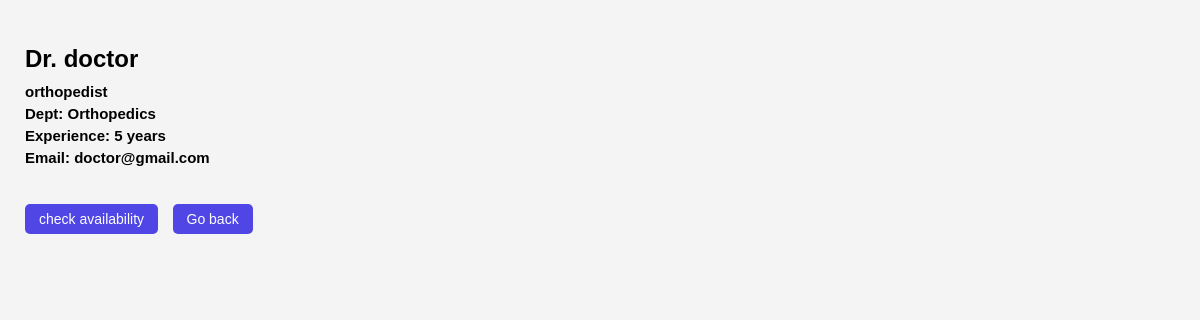
Page /doctor_profile/2 (signed in) on the earlier database version.
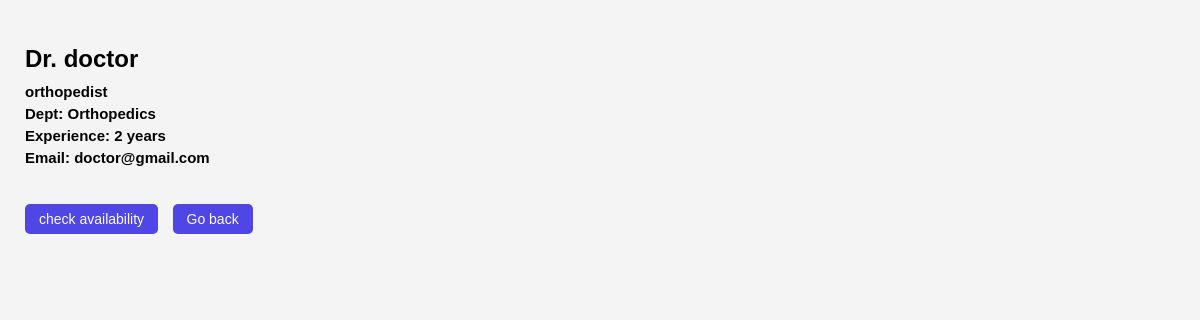
Same page on the later database version.
### models.py (models this page shows)
class User(db.Model):
    id = db.Column(db.Integer, primary_key=True, nullable=True)
    name = db.Column(db.String(50), nullable=True)
    email = db.Column(db.String(150), nullable=True)
    password = db.Column(db.String(150), nullable=True)
    role = db.Column(db.String(10), nullable=False)
    contact = db.Column(db.String(100), nullable=True)
    gender = db.Column(db.String(10), nullable=True)
    specialization = db.Column(db.String(100), nullable=True)   # Only filled for doctors
    experience = db.Column(db.Integer, nullable=True)           # Only filled for doctors
    department_id = db.Column(db.Integer, db.ForeignKey('department.id'), nullable=True)
    dob = db.Column(db.Date, nullable=True)
    medical_history = db.Column(db.Text, nullable=True)
    blacklisted = db.Column(db.Boolean, default=False)
    appointments_as_patient = db.relationship(
        'Appointment',
        backref='patient',
        lazy=True,
        foreign_keys='Appointment.patient_id'
    )
    appointments_as_doctor = db.relationship(
        'Appointment',
        backref='doctor',
        lazy=True,
        foreign_keys='Appointment.doctor_id'
    )

class Department(db.Model):
    id = db.Column(db.Integer, primary_key=True)
    name = db.Column(db.String(100), unique=True, nullable=False)
    description = db.Column(db.String(200))
    doctors = db.relationship('User', backref='department', lazy=True)

### app.py (the view)
@app.route("/doctor_profile/<int:doc_id>")
def doctor_profile(doc_id):
    doctor = User.query.get_or_404(doc_id)
    availabilities = Availability.query.filter_by(doctor_id = doc_id).all()
    return render_template('doctor_profile.html', doctor=doctor, availabilities=availabilities)

### templates/doctor_profile.html (shortened to what this page needs)
<!DOCTYPE html>
<html lang="en">
<head>
    <link rel="stylesheet" href="{{ url_for('static', filename='doctor_profile.css') }}">
</head>
<body>
    <h2>Dr. {{ doctor.name }}</h2>
    <p><b>{{ doctor.specialization }}</b></p>
    <p><b>Dept: {{ doctor.department.name }}</b></p>
    <p><b>Experience: {{ doctor.experience }} years</b></p>
    <p><b>Email: {{ doctor.email }}</b></p>
    <br>
    <div>
        <a href="/check_availability/{{ doctor.id }}"><button type="button">check availability</button></a>
        <a href="/patient_dashboard"><button type="button">Go back</button></a>
    </div>
</body>
</html>

### static/doctor_profile.css (style rules this page uses)
body { margin: 0; padding: 25px; font-family: Arial, sans-serif; background: #f4f4f4; }
h2 { margin-bottom: 10px; }
p { margin: 5px 0; font-size: 15px; }
b { font-weight: 600; }
button { padding: 7px 14px; background: #4f46e5; border: none; color: white; border-radius: 5px; cursor: pointer; font-size: 14px; }
a { text-decoration: none; }
div { margin-top: 15px; }
a button { margin-right: 10px; }

Differences in the rows shown:
changed User "doctor": experience "5" → "2"
